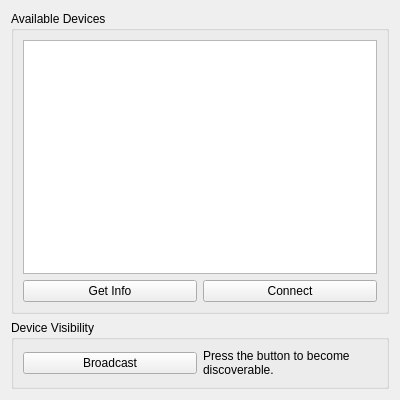
<?xml version="1.0" encoding="UTF-8"?>
<ui version="4.0">
 <class>AuthConnectTab</class>
 <widget class="QWidget" name="AuthConnectTab">
  <property name="geometry">
   <rect>
    <x>0</x>
    <y>0</y>
    <width>400</width>
    <height>400</height>
   </rect>
  </property>
  <property name="windowTitle">
   <string>Form</string>
  </property>
  <layout class="QVBoxLayout" name="verticalLayout">
   <item>
    <widget class="QGroupBox" name="groupBox">
     <property name="title">
      <string>Available Devices</string>
     </property>
     <layout class="QVBoxLayout" name="verticalLayout_2">
      <item>
       <widget class="QListWidget" name="lstDevices"/>
      </item>
      <item>
       <layout class="QHBoxLayout" name="horizontalLayout_2">
        <item>
         <widget class="QPushButton" name="btnInfo">
          <property name="text">
           <string>Get Info</string>
          </property>
         </widget>
        </item>
        <item>
         <widget class="QPushButton" name="btnConnect">
          <property name="text">
           <string>Connect</string>
          </property>
         </widget>
        </item>
       </layout>
      </item>
     </layout>
    </widget>
   </item>
   <item>
    <widget class="QGroupBox" name="groupBox_2">
     <property name="title">
      <string>Device Visibility</string>
     </property>
     <layout class="QHBoxLayout" name="horizontalLayout">
      <item>
       <widget class="QPushButton" name="btnBroadcast">
        <property name="text">
         <string>Broadcast</string>
        </property>
       </widget>
      </item>
      <item>
       <widget class="QLabel" name="lblInfo">
        <property name="text">
         <string>Press the button to become discoverable.</string>
        </property>
        <property name="wordWrap">
         <bool>true</bool>
        </property>
       </widget>
      </item>
     </layout>
    </widget>
   </item>
  </layout>
 </widget>
 <resources/>
 <connections/>
</ui>
